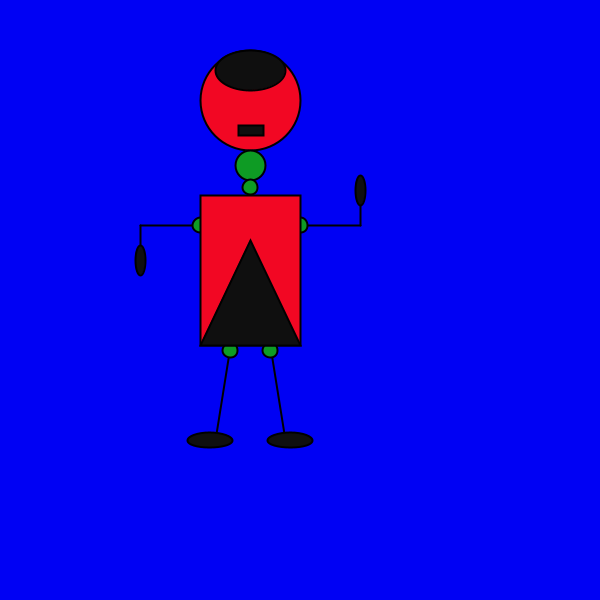
Frame 1 (no input)
Frame 60 (the mouse pressed at the canvas centre just before this capture): identical to frame 1, image omitted
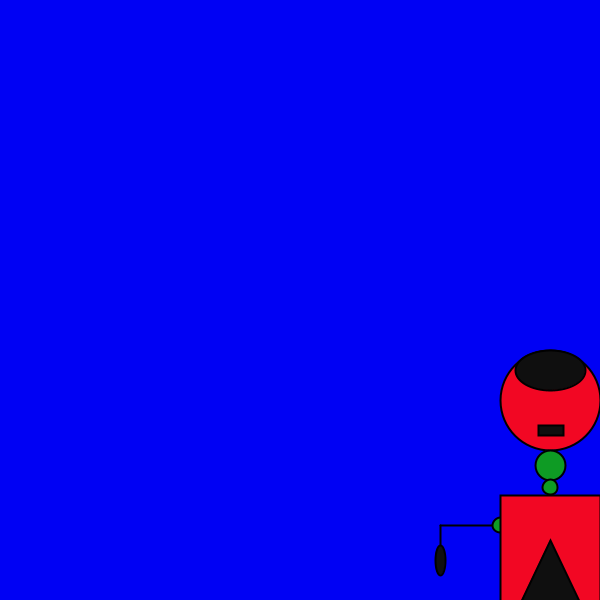
Frame 120 (the mouse held since frame 60 and released just before this capture)

The Processing sketch that drew these frames (run headless with seeded random() and noise(); from frame 60 on, the mouse is pressed at the canvas centre):

// Processing sketch: processing_58939
// ── processing_58939.pde


float angle = 360;
 
void setup() {
  size(600, 600);
}
 
void draw() {
 
  smooth();
  strokeWeight(2);
  background(500,500);

float x=5;
float y=100;
float z=15;
float ne=250;
float limbs=225;
float haandfe=10;

fill(242,7,35);
ellipse(mouseX +2.5*y,mouseY +y,y,y); //head

fill(14,155,36);
ellipse(mouseX +ne,mouseY +y+65, 6*x, 6*x); //neck 1
ellipse(mouseX +ne,mouseY +y+87, z, z); //neck 2
line(mouseX +limbs-10,mouseY +(limbs*2)-10,mouseX + 2.3*y, mouseY +346); //leg
line(mouseX +limbs+60,mouseY +(limbs*2)-10,mouseX + 2.7*y,mouseY + 346); //leg
line(mouseX +limbs-25,mouseY +limbs,mouseX +1.4*y,mouseY +limbs); //arm
line(mouseX +limbs+75,mouseY +limbs,mouseX +3.6*y,mouseY +limbs); //arm
line(mouseX +1.4*y,mouseY +limbs,mouseX +1.4*y,mouseY +2.6*y); //forearm
line(mouseX +3.6*y,mouseY +limbs,mouseX +3.6*y,mouseY + 1.9*y); //forearm

fill(15,15,15);
ellipse(mouseX +14*haandfe,mouseY +26*haandfe,haandfe,3*haandfe); //hand
ellipse(mouseX +36*haandfe,mouseY +19*haandfe,haandfe,3*haandfe); //hand

fill(14,155,36);
ellipse(mouseX +2*y,mouseY +45*x,z,z); //arm joint
ellipse(mouseX +3*y,mouseY +45*x,z,z); //arm joint
ellipse(mouseX +2.3*y,mouseY +3.5*y,z,z); //leg joint
ellipse(mouseX +2.7*y,mouseY +3.5*y,z,z); //leg joint

fill(15,15,15);
ellipse(mouseX +2.1*y,mouseY +4.4*y,45,z); //foot
ellipse(mouseX +2.9*y,mouseY +4.4*y,45,z); //foot

fill(242,7,35);
rect(mouseX +2*y,mouseY +z*13,y,z*10); //body

fill(15,15,15);
rect(mouseX +238,mouseY +25*x,z+10,y/10); //mouth
triangle(mouseX +2*y,mouseY +345,mouseX +2.5*y,mouseY +2.4*y,mouseX +3*y,mouseY +345); //belly
ellipse(mouseX +2.5*y,mouseY +y-30,y-30,y-60); //hat


}
